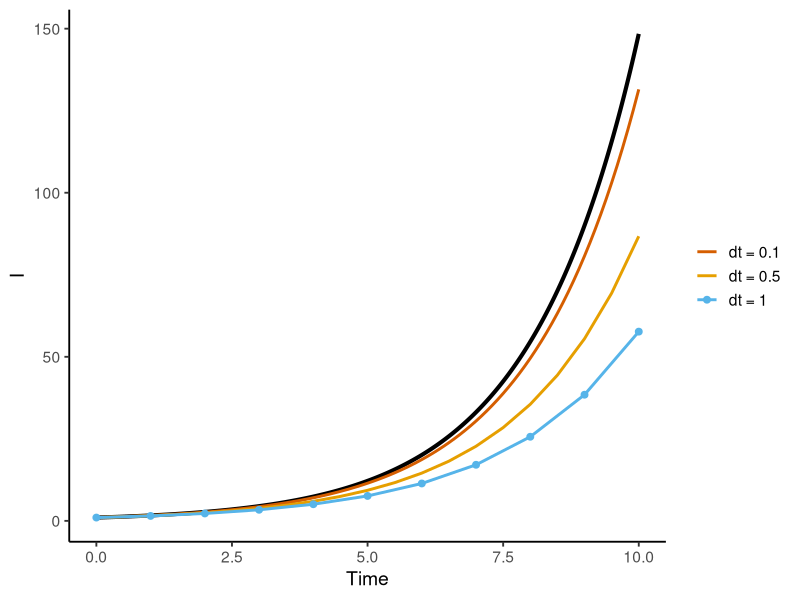
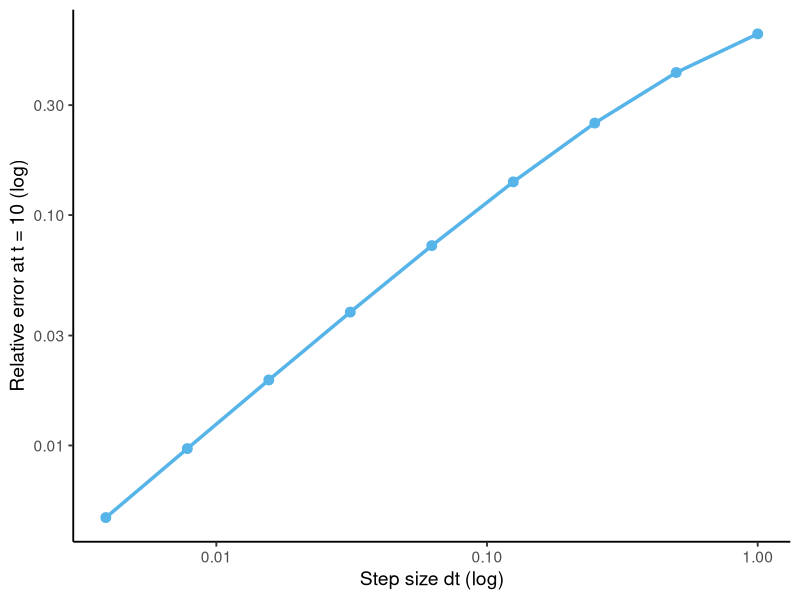
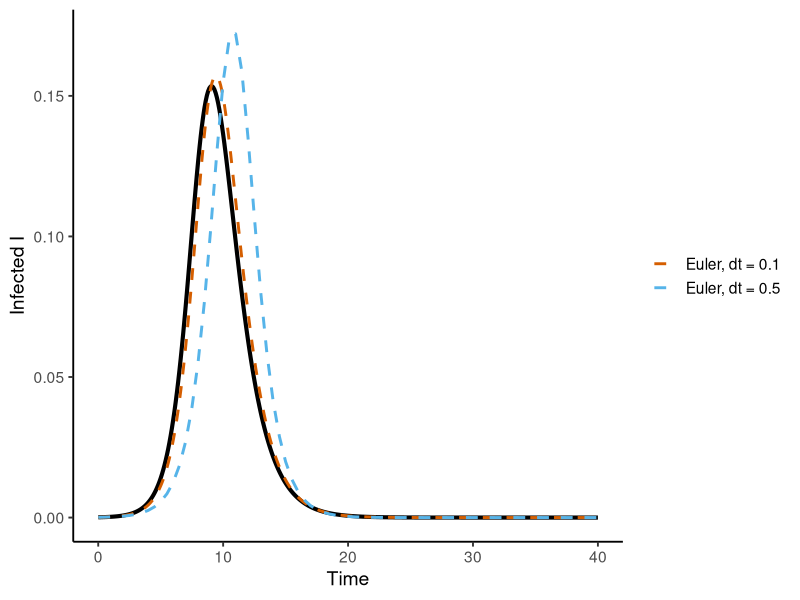
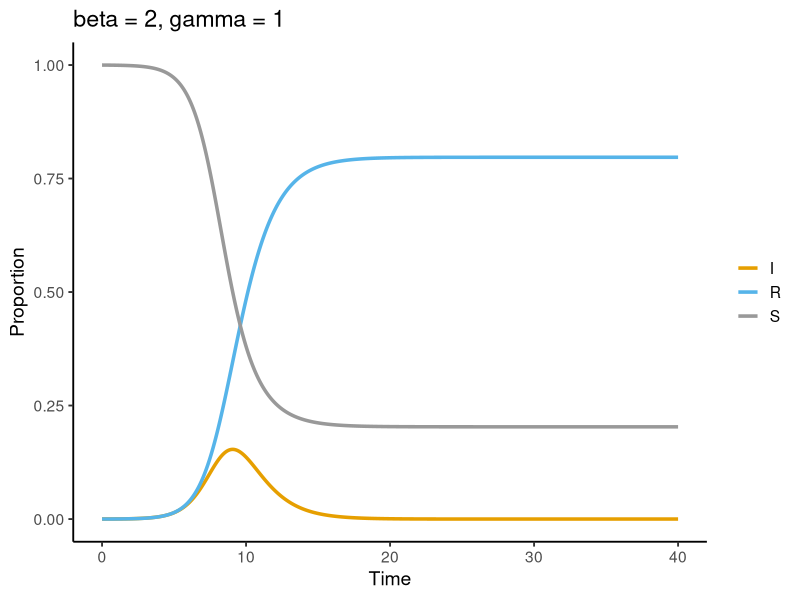
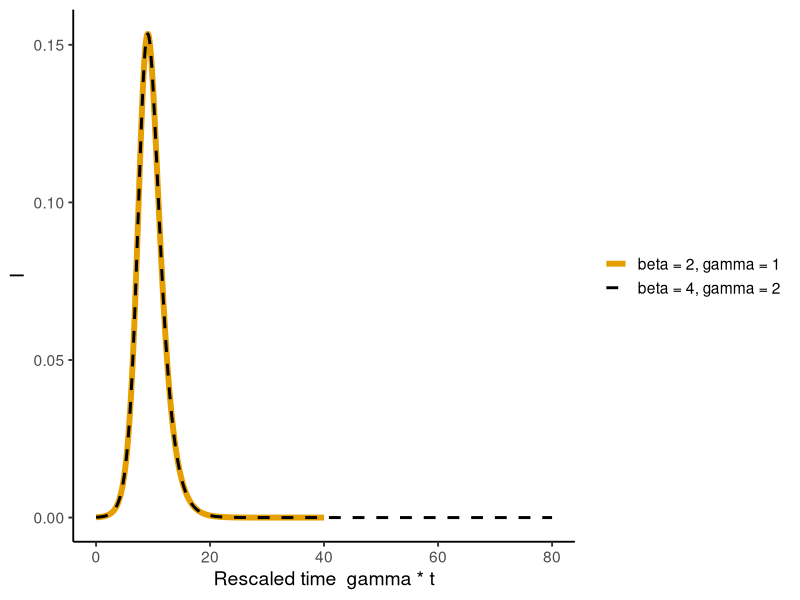

Reproduce these figures in R, in order.
## ---- chunk 1
#| label: setup
library(deSolve)
library(ggplot2)
library(tidyr)
theme_set(theme_classic(base_size = 14))
pal <- c(S = "#999999", I = "#E69F00", R = "#56B4E9")
## ---- chunk 2
#| label: euler-growth
euler_growth <- function(r, I0, tmax, dt) {
  n <- round(tmax / dt)
  I <- numeric(n + 1); I[1] <- I0
  for (k in 1:n) {
    I[k + 1] <- I[k] + r * I[k] * dt     # today's value + change over one step
  }
  data.frame(time = (0:n) * dt, I = I)
}
## ---- chunk 3
#| label: fig-euler-steps
#| fig-cap: "Euler's method with three step sizes (coloured) against the exact solution (black). Big steps fall behind, because the growth rate is only updated at the start of each step."
r <- 0.5; I0 <- 1; tmax <- 10
exact <- data.frame(time = seq(0, tmax, 0.01), I = I0 * exp(r * seq(0, tmax, 0.01)))
steps <- do.call(rbind, lapply(c(1, 0.5, 0.1), function(dt)
  cbind(euler_growth(r, I0, tmax, dt), dt = paste("dt =", dt))))
ggplot() +
  geom_line(data = exact, aes(time, I), linewidth = 1.4) +
  geom_line(data = steps, aes(time, I, colour = dt), linewidth = 1) +
  geom_point(data = subset(steps, dt == "dt = 1"), aes(time, I, colour = dt), size = 2) +
  scale_colour_manual(values = c("#D55E00", "#E69F00", "#56B4E9")) +
  labs(x = "Time", y = "I", colour = NULL)
## ---- chunk 4
#| label: fig-euler-error
#| fig-cap: "Relative error of Euler's method at t = 10. On a log–log scale the slope is 1: halving the step halves the error (a 'first-order' method)."
dts <- 2^-(0:8)
err <- sapply(dts, function(dt) {
  e <- euler_growth(r, I0, tmax, dt)
  abs(tail(e$I, 1) - I0 * exp(r * tmax)) / (I0 * exp(r * tmax))
})
ggplot(data.frame(dt = dts, err = err), aes(dt, err)) +
  geom_line(colour = "#56B4E9", linewidth = 1.2) + geom_point(size = 3, colour = "#56B4E9") +
  scale_x_log10() + scale_y_log10() +
  labs(x = "Step size dt (log)", y = "Relative error at t = 10 (log)")
## ---- chunk 5
#| label: euler-sir
euler_sir <- function(beta, gamma, S0 = 1 - 1e-4, I0 = 1e-4, tmax = 40, dt = 0.1) {
  n <- round(tmax / dt)
  out <- matrix(NA_real_, n + 1, 4, dimnames = list(NULL, c("time", "S", "I", "R")))
  S <- S0; I <- I0; R <- 1 - S0 - I0
  out[1, ] <- c(0, S, I, R)
  for (k in 1:n) {
    dS <- -beta * S * I               # compute ALL rates from the current state first,
    dI <-  beta * S * I - gamma * I
    dR <-  gamma * I
    S <- S + dS * dt                  # ... then update all compartments together
    I <- I + dI * dt
    R <- R + dR * dt
    out[k + 1, ] <- c(k * dt, S, I, R)
  }
  as.data.frame(out)
}
## ---- chunk 6
#| label: desolve-sir
sir <- function(t, state, p) {
  with(as.list(c(state, p)), {
    dS <- -beta * S * I
    dI <-  beta * S * I - gamma * I
    dR <-  gamma * I
    list(c(dS, dI, dR))
  })
}
## ---- chunk 7
#| label: fig-compare
#| fig-cap: "Infected fraction from your own Euler solver (dashed, dt = 0.5 and 0.1) and from deSolve (solid black)."
ds <- as.data.frame(ode(c(S = 1 - 1e-4, I = 1e-4, R = 0), seq(0, 40, 0.1), sir,
                        c(beta = 2, gamma = 1)))
eu <- rbind(cbind(euler_sir(2, 1, dt = 0.5), method = "Euler, dt = 0.5"),
            cbind(euler_sir(2, 1, dt = 0.1), method = "Euler, dt = 0.1"))
ggplot() +
  geom_line(data = ds, aes(time, I), linewidth = 1.4) +
  geom_line(data = eu, aes(time, I, colour = method), linewidth = 1, linetype = "dashed") +
  scale_colour_manual(values = c("#D55E00", "#56B4E9")) +
  labs(x = "Time", y = "Infected I", colour = NULL)
## ---- chunk 8
#| label: helpers
run_sir <- function(beta, gamma, S0 = 1 - 1e-4, I0 = 1e-4, tmax = 40) {
  as.data.frame(ode(c(S = S0, I = I0, R = 1 - S0 - I0), seq(0, tmax, 0.05), sir,
                    c(beta = beta, gamma = gamma)))
}
plot_sir <- function(out, title = NULL) {
  long <- pivot_longer(out, -time, names_to = "compartment", values_to = "x")
  ggplot(long, aes(time, x, colour = compartment)) +
    geom_line(linewidth = 1.2) +
    scale_colour_manual(values = pal) +
    labs(x = "Time", y = "Proportion", colour = NULL, title = title)
}
## ---- chunk 9
#| label: fig-baseline
#| fig-cap: "Baseline: beta = 2, gamma = 1, so R0 = 2."
plot_sir(run_sir(beta = 2, gamma = 1), "beta = 2, gamma = 1")
## ---- chunk 10
#| label: q2-answer
#| fig-cap: "Both runs plotted against rescaled time gamma * t collapse onto one curve."
a <- run_sir(beta = 2, gamma = 1); b <- run_sir(beta = 4, gamma = 2)
ggplot() +
  geom_line(data = a, aes(time * 1, I, colour = "beta = 2, gamma = 1"), linewidth = 2) +
  geom_line(data = b, aes(time * 2, I, colour = "beta = 4, gamma = 2"), linewidth = 1, linetype = "dashed") +
  scale_colour_manual(values = c("#E69F00", "black")) +
  labs(x = "Rescaled time  gamma * t", y = "I", colour = NULL)
